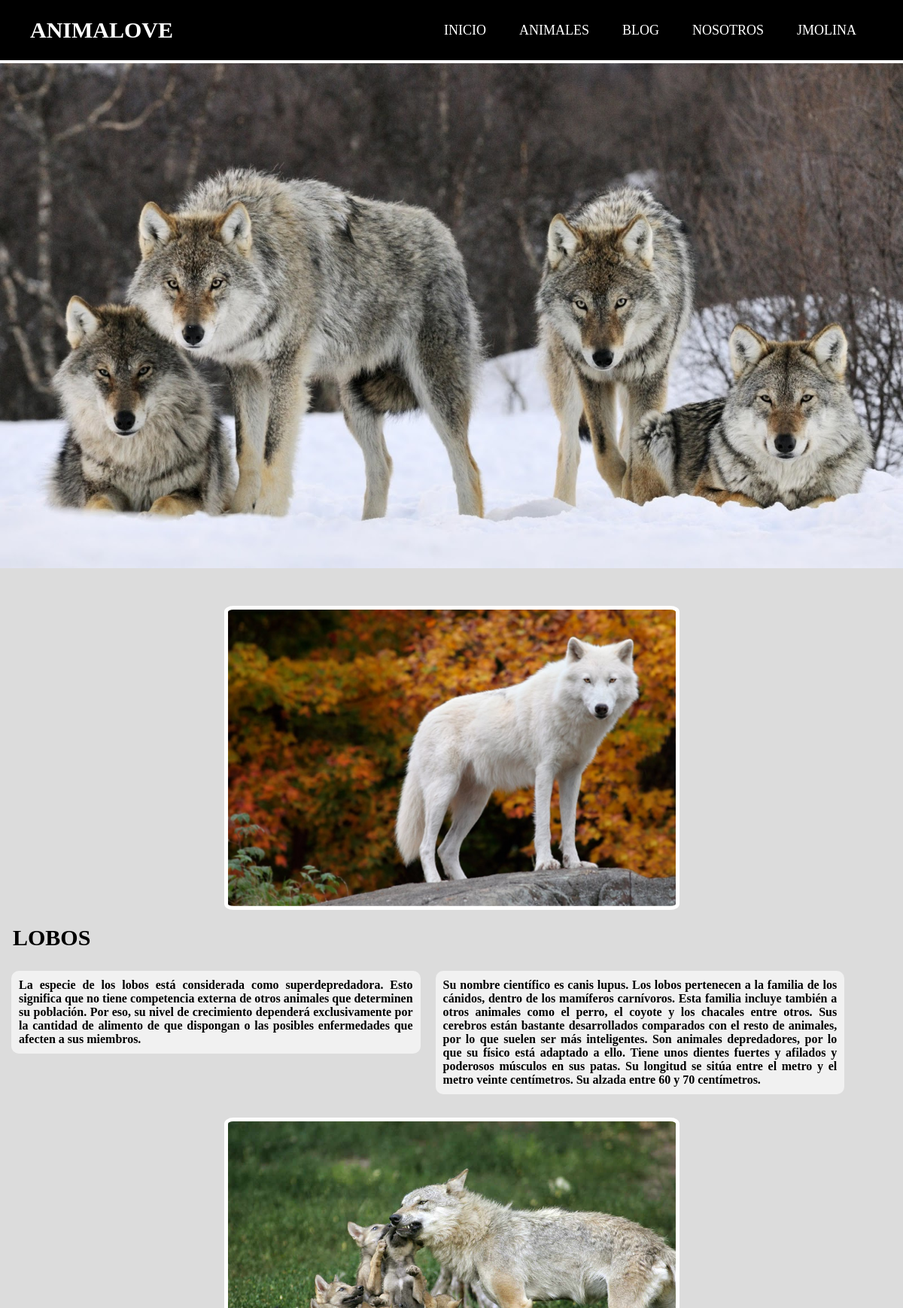
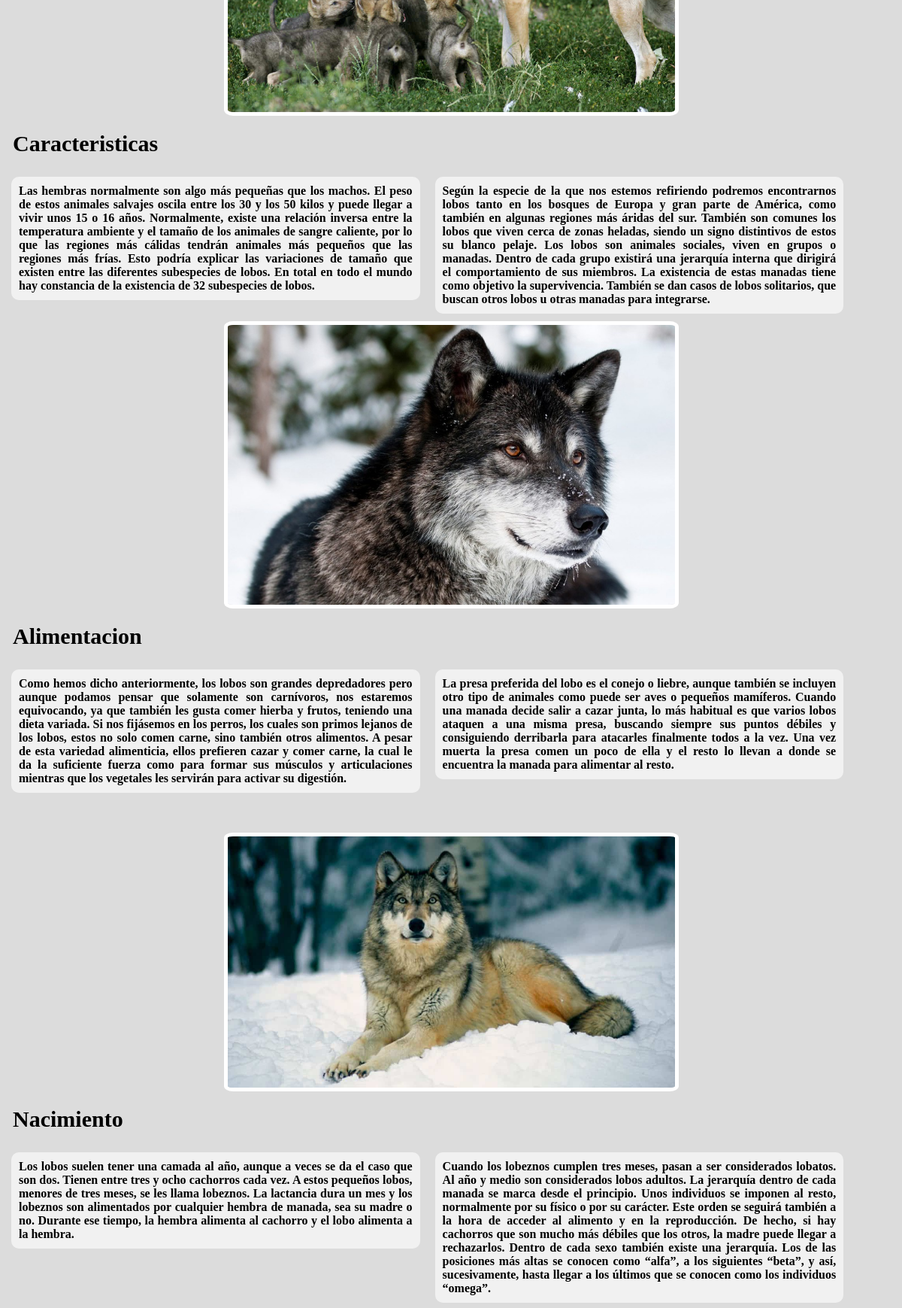
/principal.php (signed in, upper part), run on the app's committed database (2 pictures, top to bottom).
### tables this page shows
CREATE TABLE `titulo` (
  `idtitulo` int(11) NOT NULL AUTO_INCREMENT,
  `titulo` varchar(100) DEFAULT NULL,
  PRIMARY KEY (`idtitulo`)
);

CREATE TABLE `navbar` (
  `idnavbar` int(11) NOT NULL AUTO_INCREMENT,
  `subtitulos` varchar(50) DEFAULT NULL,
  PRIMARY KEY (`idnavbar`)
);

CREATE TABLE `panel` (
  `idpanel` int(11) NOT NULL AUTO_INCREMENT,
  `link` varchar(100) DEFAULT NULL,
  PRIMARY KEY (`idpanel`)
);

CREATE TABLE `subtitulos` (
  `idsubtitulos` int(11) NOT NULL AUTO_INCREMENT,
  `contenido` varchar(45) DEFAULT NULL,
  PRIMARY KEY (`idsubtitulos`)
);

CREATE TABLE `imagenes` (
  `idimagenes` int(11) NOT NULL AUTO_INCREMENT,
  `links` varchar(100) NOT NULL,
  PRIMARY KEY (`idimagenes`)
);

CREATE TABLE `contenedores` (
  `idcontenedores` int(11) NOT NULL AUTO_INCREMENT,
  `caja1` varchar(10000) NOT NULL,
  `caja2` varchar(10000) DEFAULT NULL,
  PRIMARY KEY (`idcontenedores`)
);

### php/funciones.php (called while the page is built, shortened)
<?php
function conectar(){
    $xc = mysqli_connect("localhost","root","","laboratorio6");
    return $xc;
    die();
}
$xc =conectar();
$sqlTitulo = "SELECT * FROM titulo";
$resTitulo = mysqli_query($xc , $sqlTitulo);
$sql_menu = "SELECT * FROM navbar";
$res_menu =  mysqli_query($xc , $sql_menu);
$sql_panel = "SELECT * FROM panel";
$res_panel = mysqli_query($xc , $sql_panel);
$sql_sub = "SELECT * FROM subtitulos";
$res_sub = mysqli_query($xc , $sql_sub);
$sql_img = "SELECT * FROM imagenes";
$res_img = mysqli_query($xc , $sql_img);
$sql_caja = "SELECT * FROM contenedores";
$res_caja = mysqli_query($xc , $sql_caja);
$sql_footer = "SELECT * FROM footer";
$res_footer = mysqli_query($xc , $sql_footer);
?>

### principal.php (the view, shortened to what this page needs)
<!DOCTYPE html>
<?php
    include('php/funciones.php');
    echo'<html>
    <head>
        <title>Animales</title>
            <meta charset="utf-8">
            <meta http-equiv=”Content-Type” content=”text/html; charset=UTF-8″ />
            <link rel="stylesheet" type="text/css"  href="css/style.css">
            <meta name="viewport" content="width=device-width, initial-scale=1.0">
            <script src="https://kit.fontawesome.com/35321dfa5c.js"></script>
    </head>
    <body>
        <header class="header">
            <nav class="nav">
                <a href="" class="titulo nav_link">';
                while($filas = mysqli_fetch_array($resTitulo)){
					echo $filas[1];
				}
                echo'</a>
                <button class="nav_toggle">
                    <i class="fa-solid fa-bars"></i>
                </button>
                <ul class="nav_menu ">';
                    while($filas_menu = mysqli_fetch_array($res_menu)){
                        echo '<li class="nav_menu_items">
                        <a href="#" class="nav_menu_link nav_link">'.$filas_menu['subtitulos'].'</a>
                        </li>';
                    }
                    echo '<li class="nav_menu_items">
                            <a href="#" class="nav_menu_link nav_link">'.$_SESSION['usuario'].'</a>
                            </li>
                </ul>
            </nav>
        </header>
        <div class="separacion"></div>
        <div class="pres">';
            while($panel = mysqli_fetch_array($res_panel)){
                echo '<img class="gran" src="'.$panel['link'].'">';
            }
        echo'</div>';
        $swich = 0;
        while($filas_img = mysqli_fetch_array($res_img)){
            while($filas_caja = mysqli_fetch_array($res_caja)){
                while($filas_sub = mysqli_fetch_array($res_sub)){
                    switch($swich){
                        case 0:
                            echo'<div class="contenedor">
                                <div class="img">
                                    <img class="imagen" src="'.$filas_img[1].'">
                                </div>';
                            echo'<div class="texto1">
                                    <div class="caja00"><p>'.$filas_sub[1].'</p></div>
                                    <div class="caja1"><p>'.$filas_caja[1].'</p></div>
                                    <div class="caja2"><p>'.$filas_caja[2].'</p></div>
                                </div>
                            </div>';
                            $swich++;
                            break;
                        case 1:
                            echo'<div class="contenedor">
                                <div class="img1">
                                    <img class="imagen1" src="'.$filas_img[1].'">
                                </div>';
                            echo'<div class="texto2">
                                    <div class="caja01"><p>'.$filas_sub[1].'</p></div>
                                    <div class="caja3"><p>'.$filas_caja[1].'</p></div>
                                    <div class="caja4"><p>'.$filas_caja[2].'</p></div>
                                </div>
                            </div>';
                            $swich = 0;
                            break;
                    }
                    break;
                }break;
            }
        }
        echo'<footer>
                <div class="fut">';
                    while($filas_footer = mysqli_fetch_array($res_footer)){
                    echo '<h1>'.$filas_footer[1].'</h1>
                        <p>'.$filas_footer[2].'</p>
                        <ul class="social">';
                        echo'</ul>
                </div>
                <div class="bot">
                    <p>'.$filas_footer[3].'</p>
                </div>
            </footer>
        <script src="js/Navbar.js"></script>
    </body>
</html>';
}
?>

### css/style.css (style rules this page uses)
* { padding: 0px; margin: 0px; box-sizing: border box; }
.header { background-color: black; height: 80px; position: fixed; width: 100vw; background-repeat: no-repeat; background-size: cover; top: 0; left: 0; font-size: 13vw; border-bottom: 4px solid white; }
.nav { display: flex; justify-content: space-between; margin: 0 auto ; }
.nav_link { color: white; text-decoration: none; }
.titulo { font-size: 30px; font-weight: bold; padding: 0 40px; line-height: 80px; }
.nav_menu { display: flex; margin-right: 40px; list-style: none; }
.nav_menu_items { font-size: 18px; margin: 0 10px; line-height: 80px; text-transform: uppercase; width: max-content; }
.nav_menu_link { padding: 8px 12px; border-radius: 3px; }
body { background-color: gainsboro; }
h0,.texto1,.texto2 { font-weight: bolder; }
.pres { width: 100vw; height: auto; position:initial }
.gran { width: 100vw; display: block; margin-left: auto; margin-right: auto; }
@media screen and (min-width:769px) and (max-width:1244px) { .contenedor { background-color:gainsboro; height: 630px; margin: 5px; margin-bottom: 5px; } }
@media screen and (min-width:769px) and (max-width:1244px) { .img,.img1 { width: 100%; } }
@media screen and (min-width:769px) and (max-width:1244px) { .imagen,.imagen1 { width: 50%; transition:.5s; display: block; margin-left: auto; margin-right: auto; margin-top: 50px; border: solid 5px white; border-radius: 2%; } }
@media screen and (min-width:769px) and (max-width:1244px) { .texto1,.texto2 { width: 100%; margin-top: 20px; } }
@media screen and (min-width:769px) and (max-width:1244px) { .caja00 { color: black; margin: 2px; padding: 10px; padding-bottom: 15px; padding-top: 0px; font-size: 30px; text-align: justify; } }
@media screen and (min-width:769px) and (max-width:1244px) { .caja01 { color: black; margin: 2px; padding: 10px; padding-bottom: 15px; padding-top: 0px; font-size: 30px; text-align: justify; } }
@media screen and (min-width:769px) and (max-width:1244px) { .caja1,.caja2,.caja3,.caja4 { background-color: rgba(245, 245, 245, 0.856); color: black; width: 44%; border-radius: 10px; margin: 10px; padding: 10px; float: left; text-align: justify; } }

### data on the page
titulo: titulo "ANIMALOVE"
navbar: subtitulos "INICIO"
navbar: subtitulos "ANIMALES"
navbar: subtitulos "BLOG"
navbar: subtitulos "NOSOTROS"
panel: link (picture)
contenedores: caja1 "La especie de los lobos está considerada como superdepredadora. Esto significa que no tiene competencia externa de otros animales que determinen su población. Por eso, su nivel de crecimiento dependerá exclusivamente por la cantidad de alimento de que dispongan o las posibles enfermedades que afecten a sus miembros.", caja2 "Su nombre científico es canis lupus. Los lobos pertenecen a la familia de los cánidos, dentro de los mamíferos carnívoros. Esta familia incluye también a otros animales como el perro, el coyote y los chacales entre otros. Sus cerebros están bastante desarrollados comparados con el resto de animales, por lo que suelen ser más inteligentes. Son animales depredadores, por lo que su físico está adaptado a ello. Tiene unos dientes fuertes y afilados y poderosos músculos en sus patas. Su longitud se sitúa entre el metro y el metro veinte centímetros. Su alzada entre 60 y 70 centímetros."
subtitulos: imagenes.links (picture), contenido "LOBOS"
contenedores: caja1 "Las hembras normalmente son algo más pequeñas que los machos. El peso de estos animales salvajes oscila entre los 30 y los 50 kilos y puede llegar a vivir unos 15 o 16 años. Normalmente, existe una relación inversa entre la temperatura ambiente y el tamaño de los animales de sangre caliente, por lo que las regiones más cálidas tendrán animales más pequeños que las regiones más frías. Esto podría explicar las variaciones de tamaño que existen entre las diferentes subespecies de lobos. En total en todo el mundo hay constancia de la existencia de 32 subespecies de lobos.", caja2 "Según la especie de la que nos estemos refiriendo podremos encontrarnos lobos tanto en los bosques de Europa y gran parte de América, como también en algunas regiones más áridas del sur. También son comunes los lobos que viven cerca de zonas heladas, siendo un signo distintivos de estos su blanco pelaje. Los lobos son animales sociales, viven en grupos o manadas. Dentro de cada grupo existirá una jerarquía interna que dirigirá el comportamiento de sus miembros. La existencia de estas manadas tiene como objetivo la supervivencia. También se dan casos de lobos solitarios, que buscan otros lobos u otras manadas para integrarse."
subtitulos: imagenes.links (picture), contenido "Caracteristicas"
contenedores: caja1 "Como hemos dicho anteriormente, los lobos son grandes depredadores pero aunque podamos pensar que solamente son carnívoros, nos estaremos equivocando, ya que también les gusta comer hierba y frutos, teniendo una dieta variada. Si nos fijásemos en los perros, los cuales son primos lejanos de los lobos, estos no solo comen carne, sino también otros alimentos. A pesar de esta variedad alimenticia, ellos prefieren cazar y comer carne, la cual le da la suficiente fuerza como para formar sus músculos y articulaciones mientras que los vegetales les servirán para activar su digestión.", caja2 "La presa preferida del lobo es el conejo o liebre, aunque también se incluyen otro tipo de animales como puede ser aves o pequeños mamíferos. Cuando una manada decide salir a cazar junta, lo más habitual es que varios lobos ataquen a una misma presa, buscando siempre sus puntos débiles y consiguiendo derribarla para atacarles finalmente todos a la vez. Una vez muerta la presa comen un poco de ella y el resto lo llevan a donde se encuentra la manada para alimentar al resto."
subtitulos: imagenes.links (picture), contenido "Alimentacion"
contenedores: caja1 "Los lobos suelen tener una camada al año, aunque a veces se da el caso que son dos. Tienen entre tres y ocho cachorros cada vez. A estos pequeños lobos, menores de tres meses, se les llama lobeznos. La lactancia dura un mes y los lobeznos son alimentados por cualquier hembra de manada, sea su madre o no. Durante ese tiempo, la hembra alimenta al cachorro y el lobo alimenta a la hembra.", caja2 "Cuando los lobeznos cumplen tres meses, pasan a ser considerados lobatos. Al año y medio son considerados lobos adultos. La jerarquía dentro de cada manada se marca desde el principio. Unos individuos se imponen al resto, normalmente por su físico o por su carácter. Este orden se seguirá también a la hora de acceder al alimento y en la reproducción. De hecho, si hay cachorros que son mucho más débiles que los otros, la madre puede llegar a rechazarlos. Dentro de cada sexo también existe una jerarquía. Los de las posiciones más altas se conocen como “alfa”, a los siguientes “beta”, y así, sucesivamente, hasta llegar a los últimos que se conocen como los individuos “omega”."
subtitulos: imagenes.links (picture), contenido "Nacimiento"

### other printed values
$_SESSION['usuario'] "JMOLINA"
